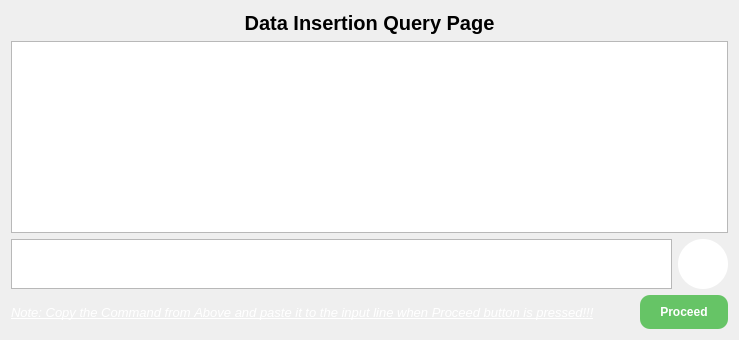
             <widget class="QWidget" name="page_7">
              <layout class="QGridLayout" name="gridLayout_7">
               <item row="0" column="0">
                <layout class="QVBoxLayout" name="verticalLayout_8">
                 <item>
                  <widget class="QLabel" name="label_11">
                   <property name="font">
                    <font>
                     <pointsize>15</pointsize>
                     <weight>75</weight>
                     <bold>true</bold>
                    </font>
                   </property>
                   <property name="text">
                    <string>Data Insertion Query Page</string>
                   </property>
                   <property name="alignment">
                    <set>Qt::AlignCenter</set>
                   </property>
                  </widget>
                 </item>
                 <item>
                  <widget class="QTextEdit" name="insert_ai_result">
                   <property name="font">
                    <font>
                     <pointsize>14</pointsize>
                    </font>
                   </property>
                   <property name="frameShape">
                    <enum>QFrame::StyledPanel</enum>
                   </property>
                   <property name="readOnly">
                    <bool>true</bool>
                   </property>
                  </widget>
                 </item>
                </layout>
               </item>
               <item row="1" column="0">
                <layout class="QHBoxLayout" name="horizontalLayout_10">
                 <item>
                  <widget class="QTextEdit" name="insert_ai_input">
                   <property name="sizePolicy">
                    <sizepolicy hsizetype="Expanding" vsizetype="Minimum">
                     <horstretch>0</horstretch>
                     <verstretch>0</verstretch>
                    </sizepolicy>
                   </property>
                   <property name="minimumSize">
                    <size>
                     <width>0</width>
                     <height>30</height>
                    </size>
                   </property>
                   <property name="maximumSize">
                    <size>
                     <width>16777215</width>
                     <height>100</height>
                    </size>
                   </property>
                   <property name="font">
                    <font>
                     <pointsize>12</pointsize>
                    </font>
                   </property>
                   <property name="html">
                    <string>&lt;!DOCTYPE HTML PUBLIC &quot;-//W3C//DTD HTML 4.0//EN&quot; &quot;http://www.w3.org/TR/REC-html40/strict.dtd&quot;&gt;
&lt;html&gt;&lt;head&gt;&lt;meta name=&quot;qrichtext&quot; content=&quot;1&quot; /&gt;&lt;style type=&quot;text/css&quot;&gt;
p, li { white-space: pre-wrap; }
&lt;/style&gt;&lt;/head&gt;&lt;body style=&quot; font-family:'MS Shell Dlg 2'; font-size:12pt; font-weight:400; font-style:normal;&quot;&gt;
&lt;p style=&quot;-qt-paragraph-type:empty; margin-top:0px; margin-bottom:0px; margin-left:0px; margin-right:0px; -qt-block-indent:0; text-indent:0px;&quot;&gt;&lt;br /&gt;&lt;/p&gt;&lt;/body&gt;&lt;/html&gt;</string>
                   </property>
                  </widget>
                 </item>
                 <item>
                  <widget class="QPushButton" name="insert_ai_btn">
                   <property name="styleSheet">
                    <string notr="true">QPushButton {
    background-color: #fff;     /* Button background */
    border-radius: 25px;           /* Half of width/height for perfect circle */
    min-width: 50px;
    min-height: 50px;
    color: white;                  /* Text color */
    font-weight: bold;
    border: none;
}

QPushButton:hover {
    background-color: 	#A9A9A9;     /* Hover effect */
}

QPushButton:pressed {
    background-color:#696969;     /* Pressed effect */
}
</string>
                   </property>
                   <property name="text">
                    <string/>
                   </property>
                   <property name="icon">
                    <iconset resource="resource.qrc">
                     <normaloff>:/newPrefix/icons/arrow-up.png</normaloff>:/newPrefix/icons/arrow-up.png</iconset>
                   </property>
                   <property name="iconSize">
                    <size>
                     <width>20</width>
                     <height>20</height>
                    </size>
                   </property>
                  </widget>
                 </item>
                </layout>
               </item>
               <item row="2" column="0">
                <layout class="QHBoxLayout" name="horizontalLayout_11">
                 <item>
                  <widget class="QLabel" name="label_12">
                   <property name="font">
                    <font>
                     <pointsize>10</pointsize>
                     <weight>50</weight>
                     <italic>true</italic>
                     <bold>false</bold>
                     <underline>true</underline>
                     <strikeout>false</strikeout>
                     <kerning>false</kerning>
                    </font>
                   </property>
                   <property name="styleSheet">
                    <string notr="true">color: #fff</string>
                   </property>
                   <property name="text">
                    <string>Note: Copy the Command from Above and paste it to the input line when Proceed button is pressed!!!</string>
                   </property>
                  </widget>
                 </item>
                 <item>
                  <spacer name="horizontalSpacer_3">
                   <property name="orientation">
                    <enum>Qt::Horizontal</enum>
                   </property>
                   <property name="sizeHint" stdset="0">
                    <size>
                     <width>40</width>
                     <height>20</height>
                    </size>
                   </property>
                  </spacer>
                 </item>
                 <item>
                  <widget class="QPushButton" name="insert_proceed_btn">
                   <property name="font">
                    <font>
                     <pointsize>-1</pointsize>
                     <weight>75</weight>
                     <bold>true</bold>
                    </font>
                   </property>
                   <property name="styleSheet">
                    <string notr="true">QPushButton {
        background-color: #66C466;  /* Darker Green background */
        color: white;  /* White text */
        font-size: 12px;  /* Increased text size */
        padding: 10px 20px;  /* Increased padding for larger button */
        border-radius: 10px;  /* Rounded corners */
        border: none;  /* Remove border */
    }
    QPushButton:hover {
        background-color: #5FB55F;  /* Slightly darker green on hover */
    }
    QPushButton:pressed {
        background-color: #4CAF50;  /* Even darker green when clicked */
    }</string>
                   </property>
                   <property name="text">
                    <string>Proceed</string>
                   </property>
                  </widget>
                 </item>
                </layout>
               </item>
              </layout>
             </widget>
